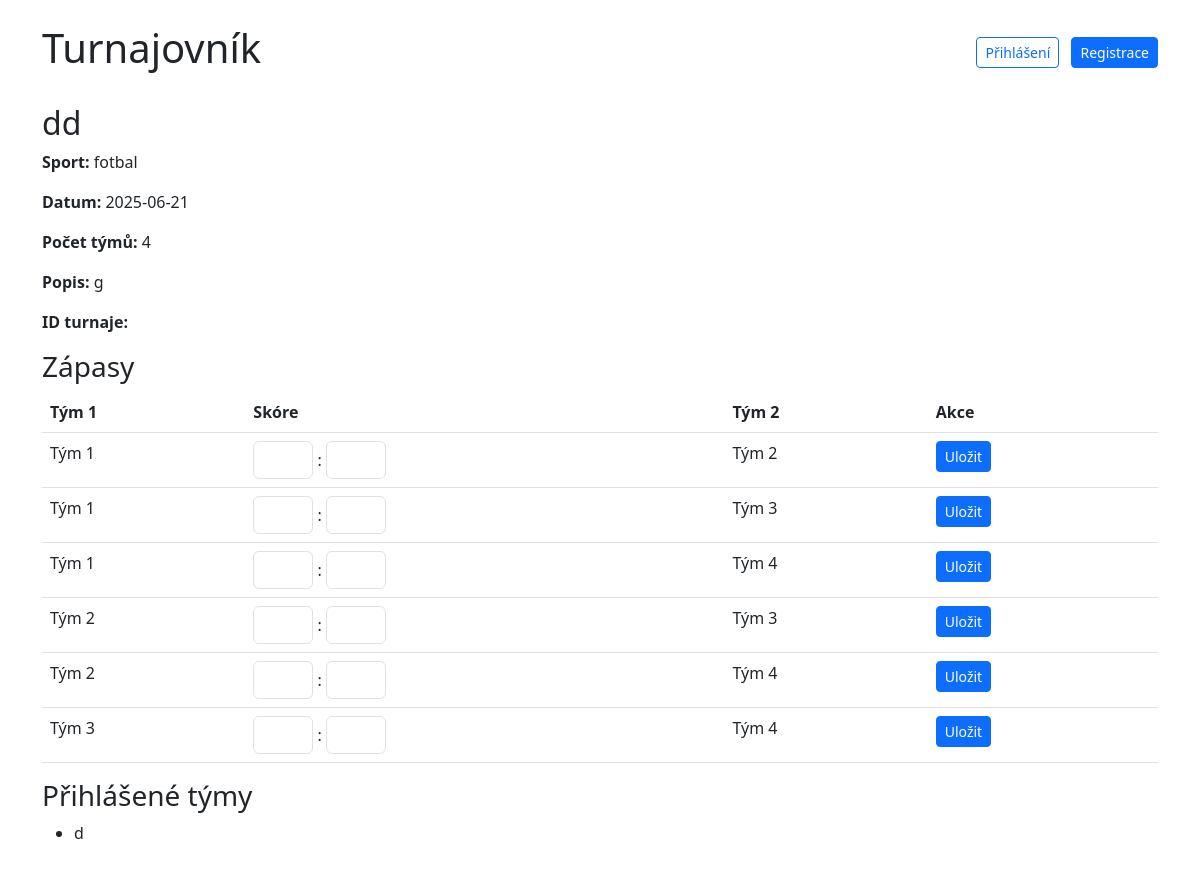
The app's page /turnaj/5cbe749c with its own data.
### tables this page shows
CREATE TABLE turnaje (
            id TEXT PRIMARY KEY,
            nazev TEXT NOT NULL,
            sport TEXT,
            datum TEXT,
            pocet_tymu INTEGER,
            popis TEXT,
            autor_id INTEGER,
            FOREIGN KEY(autor_id) REFERENCES uzivatele(id)
        );

CREATE TABLE zapasy (
            id INTEGER PRIMARY KEY AUTOINCREMENT,
            turnaj_id TEXT,
            tym1 TEXT,
            tym2 TEXT,
            score1 INTEGER,
            score2 INTEGER,
            FOREIGN KEY(turnaj_id) REFERENCES turnaje(id)
        );

CREATE TABLE tymy (
            id INTEGER PRIMARY KEY AUTOINCREMENT,
            nazev TEXT NOT NULL,
            popis TEXT,
            kapitan_id INTEGER,
            FOREIGN KEY(kapitan_id) REFERENCES uzivatele(id)
        );

### app.py (the view, shortened to what this page needs)
@app.route("/turnaj/<turnaj_id>")
def zobraz_turnaj(turnaj_id):
    with sqlite3.connect("database.db") as conn:
        conn.row_factory = sqlite3.Row
        c = conn.cursor()
        c.execute("""
            SELECT id, tym1, tym2, score1, score2
            FROM zapasy
            WHERE turnaj_id = ?
        """, (turnaj_id,))
        zapasy = c.fetchall()
        c.execute("""
            SELECT id, nazev, sport, datum, pocet_tymu, popis
            FROM turnaje
            WHERE id = ?
        """, (turnaj_id,))
        turnaj = c.fetchone()
        if not turnaj:
            return "Turnaj nenalezen", 404
        c.execute("""
            SELECT tm.id, tm.nazev
            FROM prihlasene_tymy pt
            JOIN tymy tm ON pt.tym_id = tm.id
            WHERE pt.turnaj_id = ?
        """, (turnaj_id,))
        prihlasene_tymy = c.fetchall()
        moje_tymy = []
    return render_template(
        "detail_turnaje.html",
        turnaj=turnaj,
        nazev=turnaj["nazev"],
        sport=turnaj["sport"],
        datum=turnaj["datum"],
        pocet_tymu=turnaj["pocet_tymu"],
        popis=turnaj["popis"],
        zapasy=zapasy,
        prihlasene_tymy=prihlasene_tymy,
        moje_tymy=moje_tymy,
    )

### templates/detail_turnaje.html (shortened to what this page needs)
{% extends "base.html" %}
{% block content %}
    <h2>{{ nazev }}</h2>
<p><strong>Sport:</strong> {{ sport }}</p>
<p><strong>Datum:</strong> {{ datum }}</p>
<p><strong>Počet týmů:</strong> {{ pocet_tymu }}</p>
<p><strong>Popis:</strong> {{ popis }}</p>
<p><strong>ID turnaje:</strong> {{ id }}</p>
<h3>Zápasy</h3>
<table class="table">
    <thead>
        <tr>
            <th>Tým 1</th>
            <th>Skóre</th>
            <th>Tým 2</th>
            <th>Akce</th>
        </tr>
    </thead>
    <tbody>
        {% for z in zapasy %}
        <tr>
            <form method="post" action="/zadat-vysledek">
                <td>{{ z[1] }}</td>
                <td>
                    <input type="number" name="score1" value="{{ z[3] or '' }}" class="form-control d-inline" style="width: 60px;">
                    :
                    <input type="number" name="score2" value="{{ z[4] or '' }}" class="form-control d-inline" style="width: 60px;">
                </td>
                <td>{{ z[2] }}</td>
                <td>
                    <button type="submit" class="btn btn-sm btn-primary">Uložit</button>
                </td>
            </form>
        </tr>
        {% endfor %}
    </tbody>
</table>
<h3>Přihlášené týmy</h3>
<ul>
    {% for tym in prihlasene_tymy %}
        <li>{{ tym.nazev }}</li>
    {% endfor %}
</ul>
{% endblock %}

### records on screen
turnaje: nazev "dd", sport "fotbal", datum "2025-06-21"
zapasy: tym1 "Tým 1", tym2 "Tým 2"
zapasy: tym1 "Tým 1", tym2 "Tým 3"
zapasy: tym1 "Tým 1", tym2 "Tým 4"
zapasy: tym1 "Tým 2", tym2 "Tým 3"
zapasy: tym1 "Tým 2", tym2 "Tým 4"
zapasy: tym1 "Tým 3", tym2 "Tým 4"
tymy: nazev "d"

### other values on screen
{{ pocet_tymu }} "4"
{{ popis }} "g"
